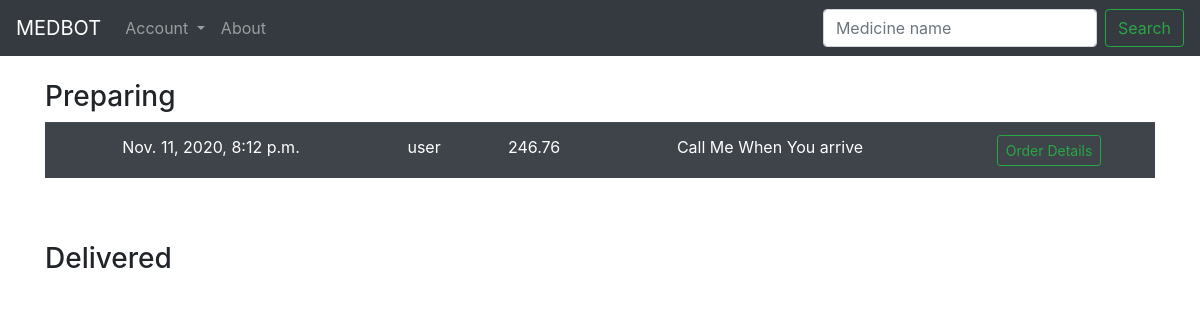
The page /Pharmacy-Order-History (signed in) on the database its author committed.
### medbot_app/models.py (models this page shows, shortened)
class Order(models.Model):
	ONPROCESS = 'OP'
	ONTHEWAY = 'OTW'
	DELIVERED = 'DV'
	DELIVERYSTATUS = [
		(ONPROCESS, 'Processing'),
		(ONTHEWAY, 'On the way'),
		(DELIVERED, 'Medicine Delivered')
	]
	CASHONDELVRY = 'COD'
	BKASH = 'BKS'
	ROCKET = 'RKT'
	CARD = 'CRD'
	PAYPAL = 'PPL'
	PAYMENTOPTIONS = [
		(CASHONDELVRY, 'Cash On Delivery'),
		(BKASH, 'Bkash'),
		(ROCKET, 'Rocket'),
		(CARD, 'ATM Card'),
		(PAYPAL, 'PayPal')
	]
	order_id = models.BigAutoField(primary_key = True)
	order_date = models.DateTimeField(auto_now_add=True)
	pharmacy_id = models.ManyToManyField(Employee)
	customer_id = models.ForeignKey(Customer, on_delete = models.CASCADE)
	delivery_id = models.ForeignKey(Delivery, on_delete = models.CASCADE)
	delivery_status = models.CharField(max_length = 3, choices = DELIVERYSTATUS, default = ONPROCESS)
	rating = models.IntegerField()
	order_quantity = models.IntegerField(default= 5)
	med_ids = models.ManyToManyField(Inventory)
	order_status = models.BooleanField(default=False)
	order_type = models.CharField(max_length = 3, choices = PAYMENTOPTIONS, default = CASHONDELVRY)
	delivery_note = models.CharField(max_length = 100, default = "Call me when you arrive")
	order_cost = models.CharField(max_length = 10, default = "10")
	order_longT = models.CharField(max_length = 20, default= "90.40")
	order_latiT = models.CharField(max_length = 20, default= "20.40")
	orered_cart = models.ManyToManyField(OrderedCart)

class Customer(models.Model):
	customer_name = models.CharField(max_length = 100)
	customer_id = models.BigAutoField(primary_key = True, serialize = False)
	birthdate = models.DateField()
	customer_address = models.CharField(max_length = 254)
	customer_password = models.CharField(max_length = 100)
	customer_email = models.EmailField(max_length = 254)
	customer_phone = models.CharField(max_length = 15)
	customer_longT = models.CharField(max_length = 20, default= "90.40")
	customer_latiT = models.CharField(max_length = 20, default= "20.40")
	def __str__(self):
		return self.customer_name

### medbot_app/views.py (the view)
# urls.py: path('Pharmacy-Order-History', views.orderdetailsE, name='orderdetailsE'),
def orderdetailsE(request):
	if request.session.is_empty():
		return redirect('loginC')
	else:
		obj = Order.objects.filter(pharmacy_id = request.session['userId'], delivery_status= 'OP')
		objx = Order.objects.filter(pharmacy_id = request.session['userId'], delivery_status= 'OTW')
		objy = Order.objects.filter(pharmacy_id = request.session['userId'], delivery_status= 'DV')
		context = {'op': obj, 'otw': objx, 'dv': objy}
		return render(request, 'orderdetailsE.html', context)

### medbot_app/templates/orderdetailsE.html (shortened to what this page needs)
{% extends 'baseE.html' %}
{% block content %}
<h3>Preparing</h3>
	{% if op %}
	<table class="table table-striped table-dark">
		{% for things in op %}
			<form action="{% url 'orderDetails' things.order_id %}" method="POST">
				<tr>
					<td><center>{{ things.order_date }}</center></td>
					<td><center>{{ things.customer_id }}</td>
					<td><center>{{ things.order_cost }}</td>
					<td><center>{{ things.delivery_note }}</td>
					<td><center><button type="submit" class="btn btn-outline-success btn-sm">Order Details</button></center></td>
				</tr>
			</form>
		{% endfor %}
	</table>
	{% endif %}
<br><br>
<h3>Delivered</h3>
{% endblock %}

### rows shown on the page
Order: order_date "Nov. 11, 2020, 8:12 p.m.", customer_id "user", order_cost "246.76", delivery_note "Call Me When You arrive"
